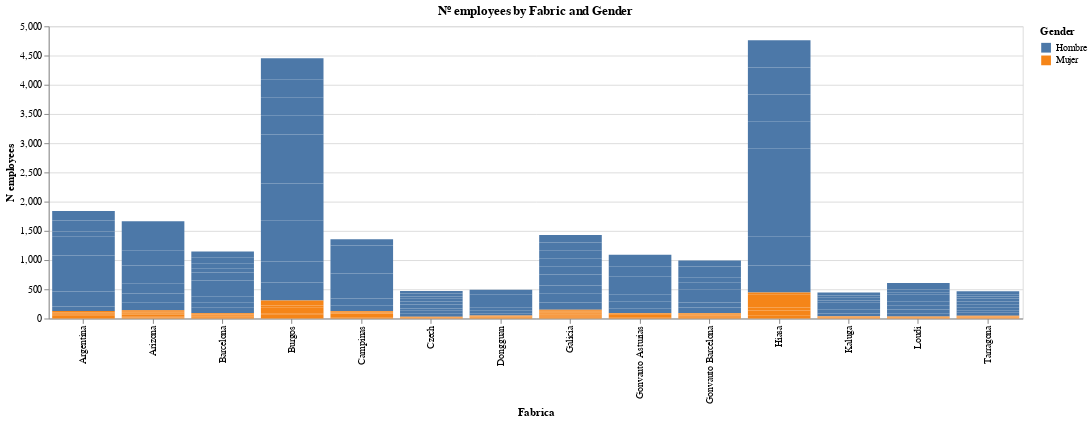

The cell this chart's notebook holds for it:
### Markdown cell above
The Fabrics with most employees are Hiasa and Burgos

### Code cell
alt.Chart(n_employees, title="Nº employees by Fabric and Gender").mark_bar().encode( 
    y = 'N employees',
    x ='Fabrica',
     color='Gender').properties(
    width=1000,
    height=300
)

### Figure 1 — Vega-Lite specification as saved in the notebook (floating-point values rounded to 4 significant figures; data arrays with more than 128 entries replaced by an {"elided": "..."} marker saying what was removed)
{"config": {"view": {"continuousWidth": 400, "continuousHeight": 300}}, "data": {"name": "data-af356637c037868e14a857fc74cd364d"}, "mark": "bar", "encoding": {"color": {"type": "nominal", "field": "Gender"}, "x": {"type": "nominal", "field": "Fabrica"}, "y": {"type": "quantitative", "field": "N employees"}}, "height": 300, "title": "Nº employees by Fabric and Gender", "width": 1000, "$schema": "https://vega.github.io/schema/vega-lite/v4.8.1.json", "datasets": {"data-af356637c037868e14a857fc74cd364d": {"elided": "249 records"}}}
